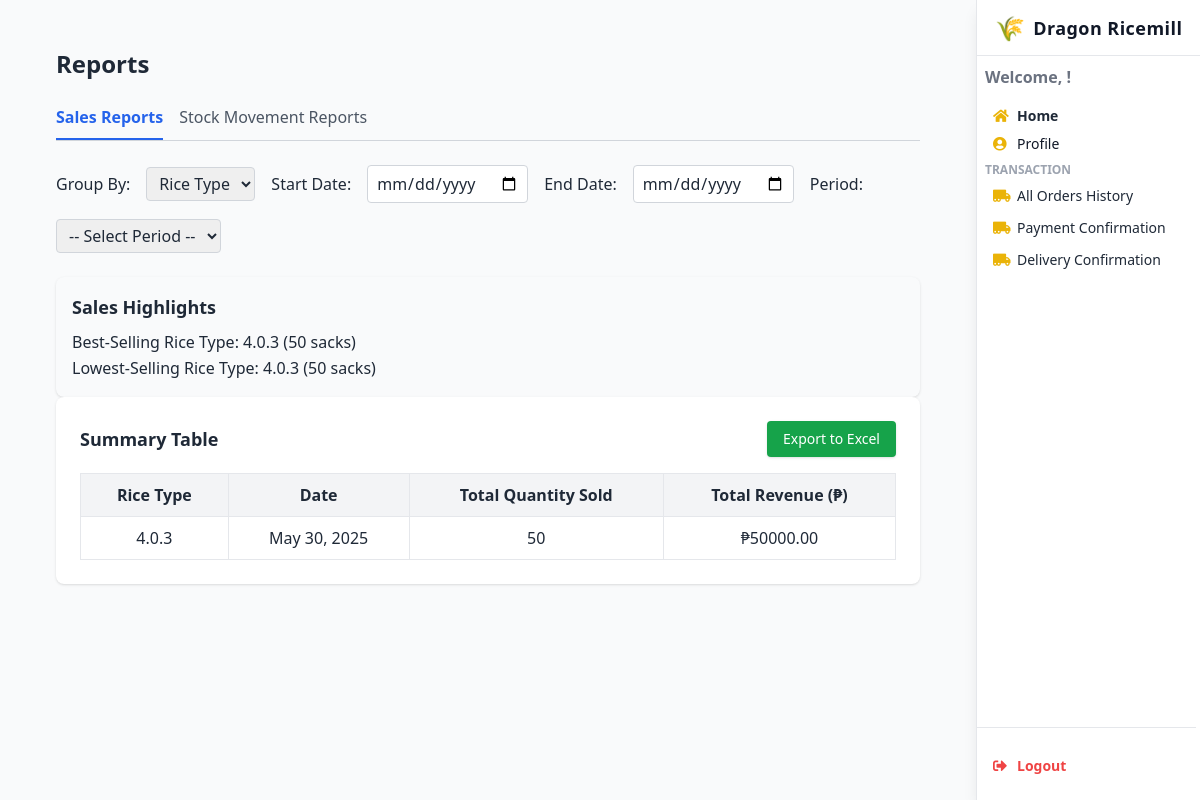
Page /view-sales-report/ on the committed database.
### webapp/models.py (models this page shows, shortened)
class CustomerOrder(models.Model):
    STATUS_CHOICES = [
        ('pending', 'Pending'),
        ('approved', 'Approved'),
        ('rejected', 'Rejected'),
        ('cancelled', 'Cancelled')
    ]
    DELIVERY_CHOICES = [
        ('delivery', 'Delivery'),
        ('pickup', 'Pickup')
    ]
    PAYMENT_CHOICES = [
        ('cash', 'Cash'),
        ('gcash', 'GCash'),
        ('credit_card', 'Credit Card')
    ]
    order_id = models.AutoField(primary_key=True)
    customer = models.ForeignKey('Users', on_delete=models.PROTECT)
    rice_type = models.ForeignKey('Rice', on_delete=models.PROTECT)
    quantity = models.PositiveIntegerField()
    cost_per_sack = models.DecimalField(max_digits=10, decimal_places=2, default=Decimal('0.00'))
    discount = models.DecimalField(max_digits=5, decimal_places=2, default=Decimal('0.00'))  # e.g., 10.00 = 10%
    total_cost = models.DecimalField(max_digits=10, decimal_places=2, default=Decimal('0.00'))
    payment_method = models.CharField(max_length=20, choices=PAYMENT_CHOICES)
    amount_paid = models.DecimalField(max_digits=10, decimal_places=2, default=Decimal('0.00'))
    amount_change = models.DecimalField(max_digits=10, decimal_places=2, default=Decimal('0.00'))
    approval_status = models.CharField(max_length=20, choices=STATUS_CHOICES, default='Approved')
    delivery_type = models.CharField(max_length=20, choices=DELIVERY_CHOICES)
    delivery_status = models.CharField(max_length=20, default='pending')
    receiver_name = models.CharField(max_length=100)
    receiver_mobile_number = models.CharField(max_length=20)
    delivery_address = models.TextField()
    reference_code = models.CharField(max_length=100, unique=True, blank=True, null=True)
    created_at = models.DateTimeField(auto_now_add=True)
    updated_at = models.DateTimeField(auto_now=True)
    handled_by = models.ForeignKey(
        'Employee',
        null=True,
        on_delete=models.SET_NULL,
        related_name='orders_handled'
    )
    employee = models.ForeignKey(
        'Employee',
        on_delete=models.SET_NULL,
        null=True,
        blank=True,
        related_name='assigned_orders'
    )
    order_notes = models.TextField(blank=True, null=True)
    is_active = models.BooleanField(default=True)
    class Meta:
        db_table = 'webapp_customerorder'
        indexes = [
            models.Index(fields=['customer', 'created_at']),
        ]

### webapp/views.py (the view)
# urls.py: path("view-sales-report/", views.view_sales_report, name="view_sales_report"),
def view_sales_report(request):
    group_by = request.GET.get('group_by', 'rice_type')
    start_date = request.GET.get('start_date', '')
    end_date = request.GET.get('end_date', '')
    sales_period = request.GET.get('sales_period', '')
    filter_conditions = Q()
    if start_date:
        try:
            start = datetime.strptime(start_date, '%Y-%m-%d')
            filter_conditions &= Q(created_at__gte=start)
        except ValueError:
            pass
    if end_date:
        try:
            end = datetime.strptime(end_date, '%Y-%m-%d')
            filter_conditions &= Q(created_at__lte=end)
        except ValueError:
            pass
    if sales_period == 'daily':
        trunc_func = TruncDate
    elif sales_period == 'weekly':
        trunc_func = TruncWeek
    elif sales_period == 'monthly':
        trunc_func = TruncMonth
    else:
        trunc_func = TruncDate
    if group_by == 'cashier':
        report_data = CustomerOrder.objects.filter(filter_conditions) \
            .annotate(
                employee_full_name=Concat(
                    'employee__FirstName', Value(' '),
                    Coalesce('employee__MiddleName', Value('')), Value(' '),
                    'employee__LastName', Value(' '),
                    Coalesce('employee__Suffix', Value('')),
                    output_field=CharField()
                ),
                created_date=trunc_func('created_at')
            ) \
            .values('employee_full_name', 'created_date') \
            .annotate(
                total_quantity=Sum('quantity'),
                total_revenue=Sum(F('quantity') * F('cost_per_sack'))
            ) \
            .order_by('employee_full_name', 'created_date')
    else:
        report_data = CustomerOrder.objects.filter(filter_conditions) \
            .annotate(created_date=trunc_func('created_at')) \
            .values('rice_type__rice_type', 'created_date') \
            .annotate(
                total_quantity=Sum('quantity'),
                total_revenue=Sum(F('quantity') * F('cost_per_sack'))
            ) \
            .order_by('rice_type__rice_type', 'created_date')
    best_selling = None
    low_selling = None
    rice_sales = CustomerOrder.objects.filter(filter_conditions) \
        .values('rice_type__rice_type') \
        .annotate(total_quantity=Sum('quantity')) \
        .order_by('-total_quantity')
    if rice_sales.exists():
        best_selling = rice_sales.first()
        low_selling = rice_sales.last()
    stock_movement_data = Stock.objects.all().order_by('rice_type__rice_type')
    context = {
        'report_data': report_data,
        'group_by': group_by,
        'start_date': start_date,
        'end_date': end_date,
        'sales_period': sales_period,
        'stock_movement_data': stock_movement_data,
        'best_selling': best_selling,
        'low_selling': low_selling,
    }
    return render(request, 'view_sales_report.html', context)

### webapp/templates/view_sales_report.html (shortened to what this page needs)
{% load humanize %}
<!DOCTYPE html>
<html lang="en">
<head>
  <script src="https://cdn.tailwindcss.com"></script>
  <link href="https://cdnjs.cloudflare.com/ajax/libs/font-awesome/5.15.3/css/all.min.css" rel="stylesheet" />
</head>
<body class="bg-gray-100 text-gray-800 min-h-screen font-sans leading-relaxed overflow-x-hidden">
<header class="fixed top-0 right-0 h-screen w-56 bg-white shadow-lg flex flex-col z-50 border-l border-gray-200">
  <div class="h-14 flex items-center justify-center border-b border-gray-200">
    <a href="#" class="flex items-center space-x-2 select-none text-gray-900 font-bold text-lg tracking-wide">
      <span class="text-yellow-500 text-2xl">🌾</span>
      <span>Dragon Ricemill</span>
    </a>
  </div>
  <nav class="flex-1 flex flex-col py-1 pr-1 overflow-y-auto scrollbar-hide">
    <div class="px-2 py-1">
      <span class="block text-1 text-gray-500 font-semibold mb-3">Welcome, {{ request.session.user_name }}!</span>
      <a href="{% url 'dashboard' %}" class="flex items-center space-x-2 px-2 py-1 rounded text-sm hover:bg-yellow-50 font-semibold hover:text-yellow-600 transition">
        <i class="fas fa-home w-4 text-yellow-500"></i><span>Home</span>
      </a>
      <a href="{% url 'profile' %}" class="flex items-center space-x-2 px-2 py-1 rounded text-sm hover:bg-yellow-50 hover:text-yellow-600 transition text-gray-900">
        <i class="fas fa-user-circle w-4 text-yellow-500"></i><span>Profile</span>
      </a>
    </div>
    <div class="mb-2 px-2">
      <p class="uppercase text-xs font-semibold text-gray-400 mb-1">Transaction</p>
      <a href="{% url 'allorder_history' %}" class="flex items-center space-x-2 px-2 py-1 rounded text-sm hover:bg-yellow-50 hover:text-yellow-600 transition mt-1">
        <i class="fas fa-truck-moving w-4 text-yellow-500"></i><span>All Orders History</span>
      </a>
      <a href="{% url 'payment_confirmation' 0 %}" class="flex items-center space-x-2 px-2 py-1 rounded text-sm hover:bg-yellow-50 hover:text-yellow-600 transition mt-1">
        <i class="fas fa-truck-moving w-4 text-yellow-500"></i><span>Payment Confirmation</span>
      </a>
      <a href="{% url 'delivery_confirmation' 0 %}" class="flex items-center space-x-2 px-2 py-1 rounded text-sm hover:bg-yellow-50 hover:text-yellow-600 transition mt-1">
        <i class="fas fa-truck-moving w-4 text-yellow-500"></i><span>Delivery Confirmation</span>
      </a>
    </div>
    <div class="border-t border-gray-200 mt-auto px-2 py-4">
      <a href="{% url 'logout' %}" onclick="return confirm('Logout?');" class="flex items-center space-x-2 px-2 py-1 rounded text-sm hover:bg-red-100 hover:text-red-600 transition font-semibold text-red-500 mt-2">
        <i class="fas fa-sign-out-alt w-4"></i><span>Logout</span>
      </a>
    </div>
  </nav>
</header>
<div class="mr-56 min-h-screen bg-gray-50">
  <main class="max-w-screen-xl mx-auto px-4 py-6 sm:px-6 lg:px-8">
<main class="max-w-7xl mx-auto p-6">
  <h2 class="text-2xl font-bold mb-6">Reports</h2>
  <div class="mb-6 flex space-x-4 border-b border-gray-300">
    <button id="sales-report-tab" class="pb-2 border-b-2 border-blue-600 font-semibold text-blue-600" onclick="showReport('sales')">
      Sales Reports
    </button>
    <button id="stock-movement-tab" class="pb-2 border-b-2 border-transparent text-gray-600 hover:text-blue-600" onclick="showReport('stock')">
      Stock Movement Reports
    </button>
  </div>
<div id="sales-report-filters" class="mb-4 flex flex-wrap items-center gap-4">
  <label for="group-by" class="font-medium">Group By:</label>
  <select id="group-by" class="border border-gray-300 rounded px-2 py-1" onchange="applyFilters()">
    <option value="rice_type" {% if group_by == 'rice_type' %}selected{% endif %}>Rice Type</option>
  </select>
  <label for="start-date" class="font-medium">Start Date:</label>
  <input type="date" id="start-date" value="{{ start_date }}" class="border border-gray-300 rounded px-2 py-1" onchange="applyFilters()">
  <label for="end-date" class="font-medium">End Date:</label>
  <input type="date" id="end-date" value="{{ end_date }}" class="border border-gray-300 rounded px-2 py-1" onchange="applyFilters()">
  <label for="sales-period" class="font-medium">Period:</label>
  <select id="sales-period" class="border border-gray-300 rounded px-2 py-1" onchange="applyFilters()">
    <option value="">-- Select Period --</option>
  </select>
</div>
  <div class="mt-6 bg-gray-50 p-4 rounded-lg shadow">
  <h4 class="text-lg font-bold mb-2">Sales Highlights</h4>
  {% if best_selling and low_selling %}
    <p><span class="font-medium">Best-Selling Rice Type:</span> {{ best_selling.rice_type__rice_type }} ({{ best_selling.total_quantity }} sacks)</p>
    <p><span class="font-medium">Lowest-Selling Rice Type:</span> {{ low_selling.rice_type__rice_type }} ({{ low_selling.total_quantity }} sacks)</p>
  {% else %}
    <p class="text-gray-500">No sales data available for selected filters.</p>
  {% endif %}
</div>
<div id="sales-report-section" class="bg-white p-6 rounded-lg shadow overflow-x-auto">
  <div class="flex justify-between items-center mb-4">
    <h3 class="text-lg font-semibold">Summary Table</h3>
    <button onclick="exportSalesReportToExcel('sales-report-table')" class="bg-green-600 text-white px-4 py-2 rounded shadow hover:bg-green-700 text-sm">
      Export to Excel
    </button>
  </div>
  <table id="sales-report-table" class="min-w-full table-auto border border-gray-200">
    <thead class="bg-gray-100">
      <tr>
        <th class="px-4 py-2 border">
          {% if group_by == 'cashier' %}
            Cashier
          {% else %}
            Rice Type
          {% endif %}
        </th>
        <th class="px-4 py-2 border">Date</th>
        <th class="px-4 py-2 border">Total Quantity Sold</th>
        <th class="px-4 py-2 border">Total Revenue (₱)</th>
      </tr>
    </thead>
    <tbody>
      {% for row in report_data %}
        <tr class="text-center">
          <td class="px-4 py-2 border">
            {% if group_by == 'cashier' %}
              {{ row.employee_full_name }}
            {% else %}
              {{ row.rice_type__rice_type }}
            {% endif %}
          </td>
          <td class="px-4 py-2 border">
{{ row.created_date|date:"M d, Y" }}
          </td>
          <td class="px-4 py-2 border">{{ row.total_quantity }}</td>
          <td class="px-4 py-2 border">₱{{ row.total_revenue|floatformat:2 }}</td>
        </tr>
      {% empty %}
        <tr>
          <td colspan="4" class="text-center py-4">No data found for selected filters.</td>
        </tr>
      {% endfor %}
    </tbody>
  </table>
</div>
</main>
</body>
</html>

### webapp/templates/view_sales_report.html (style rules this page uses)
html { scroll-behavior: smooth; }
.scrollbar-hide { -ms-overflow-style: none; scrollbar-width: none; }

### rows in the picture
CustomerOrder: rice_type__rice_type "4.0.3", created_date "May 30, 2025", total_quantity "50", total_revenue "50000.00"

### other values in the picture
{{ best_selling.rice_type__rice_type }} "4.0.3"
{{ best_selling.total_quantity }} "50"
{{ low_selling.rice_type__rice_type }} "4.0.3"
{{ low_selling.total_quantity }} "50"
